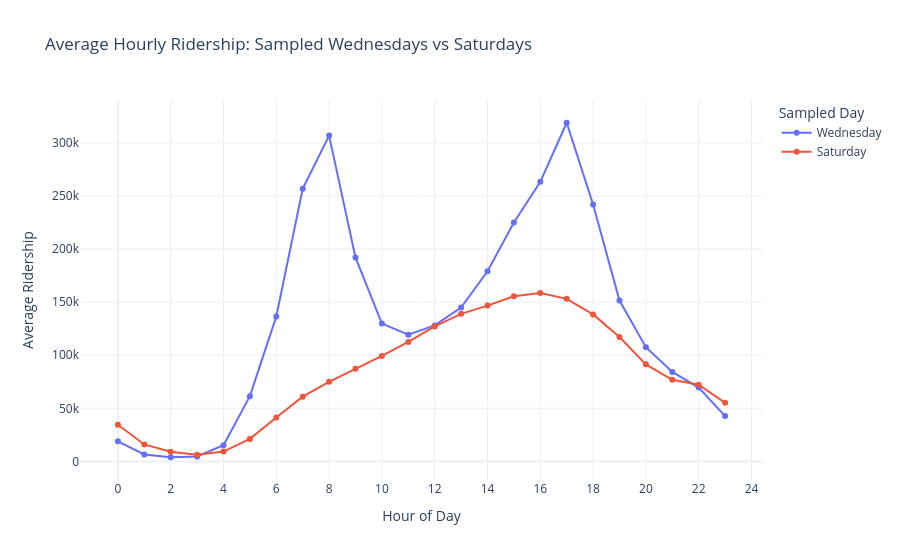

The code cell stored with this chart in its notebook:
### Markdown cell above
## 10. Sampled Wednesday and Saturday hourly patterns

The hourly dataset contains one Wednesday and one Saturday per month. This analysis compares average hourly system-wide ridership for those sampled days.

It does not represent every Wednesday or Saturday in the five-year period.

### Code cell
hourly_comparison = get_weekday_weekend_comparison(connection)

display(hourly_comparison.head())
display(hourly_comparison.groupby("day_name")["sampled_dates"].max())

fig = px.line(
    hourly_comparison,
    x="hour",
    y="average_ridership",
    color="day_name",
    title="Average Hourly Ridership: Sampled Wednesdays vs Saturdays",
    labels={
        "hour": "Hour of Day",
        "average_ridership": "Average Ridership",
        "day_name": "Sampled Day",
    },
    markers=True,
)

fig.update_layout(
    template="plotly_white",
    xaxis={"dtick": 2},
)
fig.show()

### Figure 1 — Plotly figure (JSON) as saved in the notebook; plotly's stock layout.template omitted (floating-point values rounded to 4 significant figures)
{"data": [{"hovertemplate": "Sampled Day=Wednesday<br>Hour of Day=%{x}<br>Average Ridership=%{y}<extra></extra>", "legendgroup": "Wednesday", "line": {"color": "#636efa", "dash": "solid"}, "marker": {"symbol": "circle"}, "mode": "lines+markers", "name": "Wednesday", "orientation": "v", "showlegend": true, "type": "scatter", "x": [0, 1, 2, 3, 4, 5, 6, 7, 8, 9, 10, 11, 12, 13, 14, 15, 16, 17, 18, 19, 20, 21, 22, 23], "xaxis": "x", "y": [18900.0, 6530.0, 3914.0, 4588.0, 15230.0, 61440.0, 136500.0, 256700.0, 306800.0, 192000.0, 129800.0, 119400.0, 128000.0, 144900.0, 179000.0, 225000.0, 263300.0, 318900.0, 241900.0, 151400.0, 107600.0, 84220.0, 69510.0, 42650.0], "yaxis": "y"}, {"hovertemplate": "Sampled Day=Saturday<br>Hour of Day=%{x}<br>Average Ridership=%{y}<extra></extra>", "legendgroup": "Saturday", "line": {"color": "#EF553B", "dash": "solid"}, "marker": {"symbol": "circle"}, "mode": "lines+markers", "name": "Saturday", "orientation": "v", "showlegend": true, "type": "scatter", "x": [0, 1, 2, 3, 4, 5, 6, 7, 8, 9, 10, 11, 12, 13, 14, 15, 16, 17, 18, 19, 20, 21, 22, 23], "xaxis": "x", "y": [34540.0, 15970.0, 9016.0, 6380.0, 9271.0, 21200.0, 41430.0, 60980.0, 74980.0, 87290.0, 99330.0, 112500.0, 127100.0, 139000.0, 146700.0, 155500.0, 158500.0, 153100.0, 138400.0, 117200.0, 91390.0, 76900.0, 72200.0, 55140.0], "yaxis": "y"}], "layout": {"legend": {"title": {"text": "Sampled Day"}, "tracegroupgap": 0}, "title": {"text": "Average Hourly Ridership: Sampled Wednesdays vs Saturdays"}, "xaxis": {"anchor": "y", "domain": [0, 1], "dtick": 2, "title": {"text": "Hour of Day"}}, "yaxis": {"anchor": "x", "domain": [0, 1], "title": {"text": "Average Ridership"}}}}
